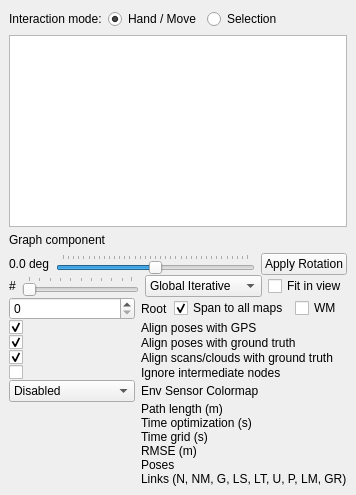
  <widget class="QDockWidget" name="dockWidget_graphView">
   <property name="windowTitle">
    <string>Graph view</string>
   </property>
   <attribute name="dockWidgetArea">
    <number>1</number>
   </attribute>
   <widget class="QWidget" name="dockWidget_graphContents">
    <layout class="QVBoxLayout" name="verticalLayout_9">
     <item>
      <layout class="QHBoxLayout" name="horizontalLayout_21">
       <item>
        <widget class="QLabel" name="label_8">
         <property name="text">
          <string>Interaction mode:</string>
         </property>
        </widget>
       </item>
       <item>
        <widget class="QRadioButton" name="radioButton_graphHand">
         <property name="text">
          <string>Hand / Move</string>
         </property>
         <property name="checked">
          <bool>true</bool>
         </property>
        </widget>
       </item>
       <item>
        <widget class="QRadioButton" name="radioButton_graphSelection">
         <property name="text">
          <string>Selection</string>
         </property>
        </widget>
       </item>
       <item>
        <spacer name="horizontalSpacer_9">
         <property name="orientation">
          <enum>Qt::Horizontal</enum>
         </property>
         <property name="sizeHint" stdset="0">
          <size>
           <width>0</width>
           <height>20</height>
          </size>
         </property>
        </spacer>
       </item>
      </layout>
     </item>
     <item>
      <widget class="rtabmap::GraphViewer" name="graphViewer"/>
     </item>
     <item>
      <layout class="QHBoxLayout" name="horizontalLayout_22" stretch="0,1">
       <item>
        <widget class="QLabel" name="graphComponentText">
         <property name="text">
          <string>Graph component</string>
         </property>
        </widget>
       </item>
       <item>
        <widget class="QTabBar" name="tabBar_components" native="true">
         <property name="documentMode" stdset="0">
          <bool>true</bool>
         </property>
         <property name="usesScrollButtons" stdset="0">
          <bool>true</bool>
         </property>
         <property name="expanding" stdset="0">
          <bool>false</bool>
         </property>
        </widget>
       </item>
      </layout>
     </item>
     <item>
      <widget class="QWidget" name="widget_graphControl" native="true">
       <layout class="QVBoxLayout" name="verticalLayout_61">
        <property name="spacing">
         <number>0</number>
        </property>
        <property name="leftMargin">
         <number>0</number>
        </property>
        <property name="topMargin">
         <number>0</number>
        </property>
        <property name="rightMargin">
         <number>0</number>
        </property>
        <property name="bottomMargin">
         <number>0</number>
        </property>
        <item>
         <layout class="QVBoxLayout" name="verticalLayout_91">
          <item>
           <layout class="QHBoxLayout" name="horizontalLayout_15">
            <property name="spacing">
             <number>6</number>
            </property>
            <item>
             <widget class="QLabel" name="label_rotation">
              <property name="text">
               <string>0.0 deg</string>
              </property>
             </widget>
            </item>
            <item>
             <widget class="QSlider" name="horizontalSlider_rotation">
              <property name="focusPolicy">
               <enum>Qt::ClickFocus</enum>
              </property>
              <property name="minimum">
               <number>-1799</number>
              </property>
              <property name="maximum">
               <number>1800</number>
              </property>
              <property name="sliderPosition">
               <number>0</number>
              </property>
              <property name="orientation">
               <enum>Qt::Horizontal</enum>
              </property>
              <property name="tickPosition">
               <enum>QSlider::TicksAbove</enum>
              </property>
              <property name="tickInterval">
               <number>100</number>
              </property>
             </widget>
            </item>
            <item>
             <widget class="QPushButton" name="pushButton_applyRotation">
              <property name="toolTip">
               <string>&lt;html&gt;&lt;head/&gt;&lt;body&gt;&lt;p&gt;The rotation will be applied temporary to optimized global graph. To save it to database, do File-&amp;gt;&amp;quot;Regenerate optimized 2D map...&amp;quot;.&lt;/p&gt;&lt;/body&gt;&lt;/html&gt;</string>
              </property>
              <property name="text">
               <string>Apply Rotation</string>
              </property>
             </widget>
            </item>
           </layout>
          </item>
          <item>
           <layout class="QHBoxLayout" name="horizontalLayout_20"/>
          </item>
          <item>
           <layout class="QHBoxLayout" name="horizontalLayout_4" stretch="0,0,0,0">
            <property name="spacing">
             <number>6</number>
            </property>
            <item>
             <widget class="QLabel" name="label_iterations">
              <property name="text">
               <string>#</string>
              </property>
             </widget>
            </item>
            <item>
             <widget class="QSlider" name="horizontalSlider_iterations">
              <property name="focusPolicy">
               <enum>Qt::ClickFocus</enum>
              </property>
              <property name="orientation">
               <enum>Qt::Horizontal</enum>
              </property>
              <property name="tickPosition">
               <enum>QSlider::TicksAbove</enum>
              </property>
             </widget>
            </item>
            <item>
             <widget class="QComboBox" name="comboBox_optimizationFlavor">
              <property name="sizeAdjustPolicy">
               <enum>QComboBox::AdjustToContents</enum>
              </property>
              <item>
               <property name="text">
                <string>Global Iterative</string>
               </property>
              </item>
              <item>
               <property name="text">
                <string>Global Full</string>
               </property>
              </item>
              <item>
               <property name="text">
                <string>Local Optimized</string>
               </property>
              </item>
             </widget>
            </item>
            <item>
             <widget class="QCheckBox" name="checkBox_fit_in_view">
              <property name="toolTip">
               <string>After any graph changes, re-zoom to fit the whole map in the view</string>
              </property>
              <property name="text">
               <string>Fit in view</string>
              </property>
             </widget>
            </item>
           </layout>
          </item>
          <item>
           <layout class="QGridLayout" name="gridLayout_5" columnstretch="0,1">
            <property name="horizontalSpacing">
             <number>6</number>
            </property>
            <item row="1" column="1">
             <widget class="QLabel" name="label_alignPosesWithGPS">
              <property name="text">
               <string>Align poses with GPS</string>
              </property>
              <property name="wordWrap">
               <bool>true</bool>
              </property>
             </widget>
            </item>
            <item row="8" column="1">
             <widget class="QLabel" name="label_45">
              <property name="text">
               <string>Time grid (s)</string>
              </property>
             </widget>
            </item>
            <item row="7" column="1">
             <widget class="QLabel" name="label_39">
              <property name="text">
               <string>Time optimization (s)</string>
              </property>
             </widget>
            </item>
            <item row="7" column="0">
             <widget class="QLabel" name="label_timeOptimization">
              <property name="text">
               <string/>
              </property>
              <property name="textInteractionFlags">
               <set>Qt::LinksAccessibleByMouse|Qt::TextSelectableByMouse</set>
              </property>
             </widget>
            </item>
            <item row="1" column="0">
             <widget class="QCheckBox" name="checkBox_alignPosesWithGPS">
              <property name="text">
               <string/>
              </property>
              <property name="checked">
               <bool>true</bool>
              </property>
             </widget>
            </item>
            <item row="3" column="0">
             <widget class="QCheckBox" name="checkBox_alignScansCloudsWithGroundTruth">
              <property name="text">
               <string/>
              </property>
              <property name="checked">
               <bool>true</bool>
              </property>
             </widget>
            </item>
            <item row="9" column="0">
             <widget class="QLabel" name="label_rmse">
              <property name="text">
               <string/>
              </property>
              <property name="textInteractionFlags">
               <set>Qt::LinksAccessibleByMouse|Qt::TextSelectableByMouse</set>
              </property>
             </widget>
            </item>
            <item row="2" column="1">
             <widget class="QLabel" name="label_alignPosesWithGroundTruth">
              <property name="text">
               <string>Align poses with ground truth</string>
              </property>
              <property name="wordWrap">
               <bool>true</bool>
              </property>
             </widget>
            </item>
            <item row="9" column="1">
             <widget class="QLabel" name="label_rmse_title">
              <property name="text">
               <string>RMSE (m)</string>
              </property>
             </widget>
            </item>
            <item row="0" column="1">
             <layout class="QHBoxLayout" name="horizontalLayout_7" stretch="0,0,1">
              <property name="spacing">
               <number>6</number>
              </property>
              <item>
               <widget class="QLabel" name="label_optimizeFrom">
                <property name="text">
                 <string>Root</string>
                </property>
               </widget>
              </item>
              <item>
               <widget class="QCheckBox" name="checkBox_spanAllMaps">
                <property name="text">
                 <string>Span to all maps</string>
                </property>
                <property name="checked">
                 <bool>true</bool>
                </property>
               </widget>
              </item>
              <item>
               <widget class="QCheckBox" name="checkBox_wmState">
                <property name="text">
                 <string>WM</string>
                </property>
               </widget>
              </item>
             </layout>
            </item>
            <item row="0" column="0">
             <widget class="QSpinBox" name="spinBox_optimizationsFrom"/>
            </item>
            <item row="11" column="0">
             <widget class="QLabel" name="label_loopClosures">
              <property name="text">
               <string/>
              </property>
              <property name="textInteractionFlags">
               <set>Qt::LinksAccessibleByMouse|Qt::TextSelectableByMouse</set>
              </property>
             </widget>
            </item>
            <item row="10" column="0">
             <widget class="QLabel" name="label_poses">
              <property name="text">
               <string/>
              </property>
              <property name="textInteractionFlags">
               <set>Qt::LinksAccessibleByMouse|Qt::TextSelectableByMouse</set>
              </property>
             </widget>
            </item>
            <item row="4" column="1">
             <widget class="QLabel" name="label_ignoreINtermediateNdoes">
              <property name="text">
               <string>Ignore intermediate nodes</string>
              </property>
              <property name="wordWrap">
               <bool>true</bool>
              </property>
             </widget>
            </item>
            <item row="6" column="0">
             <widget class="QLabel" name="label_pathLength">
              <property name="text">
               <string/>
              </property>
              <property name="textInteractionFlags">
               <set>Qt::LinksAccessibleByMouse|Qt::TextSelectableByMouse</set>
              </property>
             </widget>
            </item>
            <item row="10" column="1">
             <widget class="QLabel" name="label_52">
              <property name="text">
               <string>Poses</string>
              </property>
             </widget>
            </item>
            <item row="6" column="1">
             <widget class="QLabel" name="label_10">
              <property name="text">
               <string>Path length (m)</string>
              </property>
             </widget>
            </item>
            <item row="3" column="1">
             <widget class="QLabel" name="label_alignScansCloudsWithGroundTruth">
              <property name="text">
               <string>Align scans/clouds with ground truth</string>
              </property>
              <property name="wordWrap">
               <bool>true</bool>
              </property>
             </widget>
            </item>
            <item row="11" column="1">
             <widget class="QLabel" name="label_41">
              <property name="toolTip">
               <string>&lt;html&gt;&lt;head/&gt;&lt;body&gt;&lt;p&gt;N: Neighbor&lt;/p&gt;&lt;p&gt;NM: Neighbor Merged&lt;/p&gt;&lt;p&gt;G: Global&lt;/p&gt;&lt;p&gt;LS: Local by Space (Proximity)&lt;/p&gt;&lt;p&gt;LT: Local by Time (Proximity)&lt;/p&gt;&lt;p&gt;U: User&lt;/p&gt;&lt;p&gt;P: Prior&lt;/p&gt;&lt;p&gt;LM: Landmark&lt;/p&gt;&lt;p&gt;GR: Gravity&lt;/p&gt;&lt;/body&gt;&lt;/html&gt;</string>
              </property>
              <property name="text">
               <string>Links (N, NM, G, LS, LT, U, P, LM, GR)</string>
              </property>
             </widget>
            </item>
            <item row="8" column="0">
             <widget class="QLabel" name="label_timeGrid">
              <property name="text">
               <string/>
              </property>
              <property name="textInteractionFlags">
               <set>Qt::LinksAccessibleByMouse|Qt::TextSelectableByMouse</set>
              </property>
             </widget>
            </item>
            <item row="4" column="0">
             <widget class="QCheckBox" name="checkBox_ignoreIntermediateNodes">
              <property name="text">
               <string/>
              </property>
              <property name="checked">
               <bool>false</bool>
              </property>
             </widget>
            </item>
            <item row="2" column="0">
             <widget class="QCheckBox" name="checkBox_alignPosesWithGroundTruth">
              <property name="text">
               <string/>
              </property>
              <property name="checked">
               <bool>true</bool>
              </property>
             </widget>
            </item>
            <item row="5" column="1">
             <widget class="QLabel" name="label_21">
              <property name="text">
               <string>Env Sensor Colormap</string>
              </property>
             </widget>
            </item>
            <item row="5" column="0">
             <widget class="QComboBox" name="comboBox_env_sensor_graph_colormap">
              <item>
               <property name="text">
                <string>Disabled</string>
               </property>
              </item>
              <item>
               <property name="text">
                <string>Wifi</string>
               </property>
              </item>
              <item>
               <property name="text">
                <string>Temperature</string>
               </property>
              </item>
              <item>
               <property name="text">
                <string>Air Pressure</string>
               </property>
              </item>
              <item>
               <property name="text">
                <string>Light</string>
               </property>
              </item>
              <item>
               <property name="text">
                <string>Relative Humidity</string>
               </property>
              </item>
             </widget>
            </item>
           </layout>
          </item>
         </layout>
        </item>
       </layout>
      </widget>
     </item>
    </layout>
   </widget>
  </widget>
